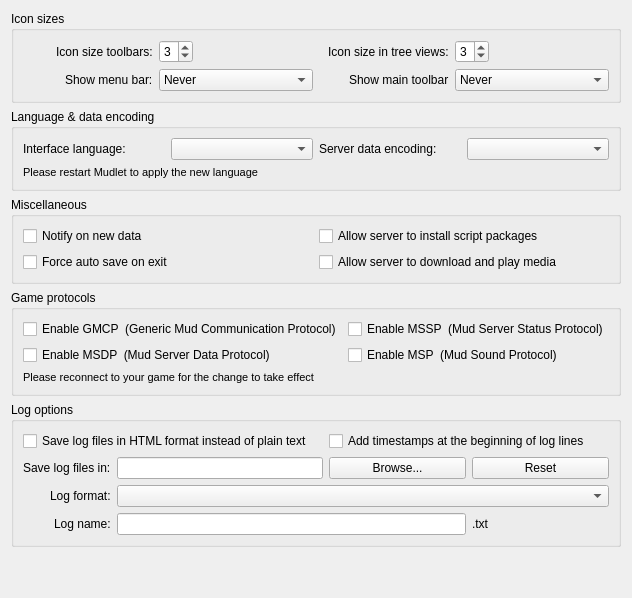
     <widget class="QWidget" name="tab_general">
      <property name="sizePolicy">
       <sizepolicy hsizetype="Expanding" vsizetype="Expanding">
        <horstretch>0</horstretch>
        <verstretch>0</verstretch>
       </sizepolicy>
      </property>
      <attribute name="title">
       <string>General</string>
      </attribute>
      <layout class="QVBoxLayout" name="vBoxLayout_tab_general">
       <item>
        <widget class="QGroupBox" name="groupBox_iconsAndToolbars">
         <property name="title">
          <string>Icon sizes</string>
         </property>
         <layout class="QGridLayout" name="gridLayout_groupBox_iconsAndToolbars">
          <item row="0" column="0" alignment="Qt::AlignRight">
           <widget class="QLabel" name="label_mainIconSize">
            <property name="text">
             <string>Icon size toolbars:</string>
            </property>
           </widget>
          </item>
          <item row="0" column="1" alignment="Qt::AlignLeft">
           <widget class="QSpinBox" name="MainIconSize">
            <property name="specialValueText">
             <string/>
            </property>
            <property name="minimum">
             <number>1</number>
            </property>
            <property name="maximum">
             <number>4</number>
            </property>
            <property name="value">
             <number>3</number>
            </property>
           </widget>
          </item>
          <item row="0" column="2" alignment="Qt::AlignRight">
           <widget class="QLabel" name="label_33">
            <property name="text">
             <string>Icon size in tree views:</string>
            </property>
           </widget>
          </item>
          <item row="0" column="3" alignment="Qt::AlignLeft">
           <widget class="QSpinBox" name="TEFolderIconSize">
            <property name="minimum">
             <number>1</number>
            </property>
            <property name="maximum">
             <number>4</number>
            </property>
            <property name="value">
             <number>3</number>
            </property>
           </widget>
          </item>
          <item row="1" column="0" alignment="Qt::AlignRight">
           <widget class="QLabel" name="label_menuBarVisiblity">
            <property name="text">
             <string>Show menu bar:</string>
            </property>
           </widget>
          </item>
          <item row="1" column="1" alignment="Qt::AlignLeft">
           <widget class="QComboBox" name="comboBox_menuBarVisibility">
            <property name="currentIndex">
             <number>0</number>
            </property>
            <item>
             <property name="text">
              <string>Never</string>
             </property>
            </item>
            <item>
             <property name="text">
              <string>Until a profile is loaded</string>
             </property>
            </item>
            <item>
             <property name="text">
              <string>Always</string>
             </property>
            </item>
           </widget>
          </item>
          <item row="1" column="2" alignment="Qt::AlignRight">
           <widget class="QLabel" name="label_toolBarVisibility">
            <property name="text">
             <string>Show main toolbar</string>
            </property>
           </widget>
          </item>
          <item row="1" column="3" alignment="Qt::AlignLeft">
           <widget class="QComboBox" name="comboBox_toolBarVisibility">
            <property name="currentIndex">
             <number>0</number>
            </property>
            <item>
             <property name="text">
              <string>Never</string>
             </property>
            </item>
            <item>
             <property name="text">
              <string>Until a profile is loaded</string>
             </property>
            </item>
            <item>
             <property name="text">
              <string>Always</string>
             </property>
            </item>
           </widget>
          </item>
         </layout>
        </widget>
       </item>
       <item>
        <widget class="QGroupBox" name="groupBox_encoding">
         <property name="title">
          <string>Language &amp;&amp; data encoding</string>
         </property>
         <layout class="QGridLayout" name="gridLayout_groupBox_encoding">
          <item row="0" column="0">
           <widget class="QLabel" name="label_guiLanguage">
            <property name="text">
             <string>Interface language:</string>
            </property>
           </widget>
          </item>
          <item row="0" column="1">
           <widget class="QComboBox" name="comboBox_guiLanguage">
            <property name="toolTip">
             <string>&lt;p&gt;Can you help translate Mudlet?&lt;/p&gt;&lt;p&gt;If so, please visit: &lt;b&gt;https://www.mudlet.org/translate&lt;/b&gt;.&lt;/p&gt;</string>
            </property>
           </widget>
          </item>
          <item row="0" column="2">
           <widget class="QLabel" name="label_encoding">
            <property name="text">
             <string>Server data encoding:</string>
            </property>
           </widget>
          </item>
          <item row="0" column="3">
           <widget class="QComboBox" name="comboBox_encoding">
            <property name="enabled">
             <bool>true</bool>
            </property>
            <property name="toolTip">
             <string>&lt;p&gt;If you are playing a non-English game and seeing � instead of text, or special letters like &lt;span style=&quot; font-weight:600;&quot;&gt;ñ&lt;/span&gt; aren't showing right - try changing the encoding to UTF-8 or to one suggested by your game.&lt;/p&gt;&lt;p&gt;For some encodings on some Operating Systems Mudlet itself has to provide the codec needed; if that is the case for this Mudlet then there will be a &lt;tt&gt;m &lt;/tt&gt; prefixed applied to those encoding names (so if they have errors the blame can be applied correctly!)&lt;/p&gt;</string>
            </property>
           </widget>
          </item>
          <item row="1" column="0" colspan="4">
           <widget class="QLabel" name="label_languageChangeWarning">
            <property name="font">
             <font>
              <pointsize>8</pointsize>
             </font>
            </property>
            <property name="text">
             <string>Please restart Mudlet to apply the new language</string>
            </property>
           </widget>
          </item>
         </layout>
        </widget>
       </item>
       <item>
        <widget class="QGroupBox" name="groupBox_miscellaneous">
         <property name="title">
          <string>Miscellaneous</string>
         </property>
         <layout class="QGridLayout" name="gridLayout_groupBox_miscellaneous">
          <item row="0" column="0">
           <widget class="QCheckBox" name="mAlertOnNewData">
            <property name="text">
             <string>Notify on new data</string>
            </property>
            <property name="toolTip">
             <string>&lt;p&gt;Show a toolbar notification if Mudlet is minimized and new data arrives.&lt;/p&gt;</string>
            </property>
           </widget>
          </item>
          <item row="0" column="1">
           <widget class="QCheckBox" name="acceptServerGUI">
            <property name="text">
             <string>Allow server to install script packages</string>
            </property>
           </widget>
          </item>
          <item row="1" column="0">
           <widget class="QCheckBox" name="mFORCE_SAVE_ON_EXIT">
            <property name="text">
             <string>Force auto save on exit</string>
            </property>
           </widget>
          </item>
          <item row="1" column="1">
           <widget class="QCheckBox" name="acceptServerMedia">
            <property name="text">
             <string>Allow server to download and play media</string>
            </property>
            <property name="toolTip">
             <string>&lt;p&gt;This also needs GMCP to be enabled in the next group below.&lt;/p&gt;</string>
            </property>
           </widget>
          </item>
         </layout>
        </widget>
       </item>
       <item>
        <widget class="QGroupBox" name="groupBox_protocols">
         <property name="title">
          <string>Game protocols</string>
         </property>
         <layout class="QGridLayout" name="gridLayout_groupBox_protocols">
          <item row="0" column="0">
           <widget class="QCheckBox" name="mEnableGMCP">
            <property name="toolTip">
             <string>&lt;p&gt;Enables GMCP - note that if you have MSDP enabled as well, some servers will prefer one over the other&lt;/p&gt;</string>
            </property>
            <property name="text">
             <string>Enable GMCP  (Generic Mud Communication Protocol)</string>
            </property>
           </widget>
          </item>
          <item row="0" column="1">
           <widget class="QCheckBox" name="mEnableMSSP">
            <property name="toolTip">
             <string>&lt;p&gt;Enables MSSP - provides Mud Server Status Protocol information upon connection for supported games&lt;/p&gt;</string>
            </property>
            <property name="text">
             <string>Enable MSSP  (Mud Server Status Protocol)</string>
            </property>
           </widget>
          </item>
          <item row="1" column="0">
           <widget class="QCheckBox" name="mEnableMSDP">
            <property name="toolTip">
             <string>&lt;p&gt;Enables MSDP - note that if you have GMCP enabled as well, some servers will prefer one over the other&lt;/p&gt;</string>
            </property>
            <property name="text">
             <string>Enable MSDP  (Mud Server Data Protocol)</string>
            </property>
           </widget>
          </item>
          <item row="1" column="1">
           <widget class="QCheckBox" name="mEnableMSP">
            <property name="toolTip">
             <string>&lt;p&gt;Enables MSP - provides Mud Sound Protocol messages during game play for supported games&lt;/p&gt;</string>
            </property>
            <property name="text">
             <string>Enable MSP  (Mud Sound Protocol)</string>
            </property>
           </widget>
          </item>
          <item row="2" column="0" colspan="2">
           <widget class="QLabel" name="need_reconnect_for_data_protocol">
            <property name="enabled">
             <bool>true</bool>
            </property>
            <property name="font">
             <font>
              <pointsize>8</pointsize>
             </font>
            </property>
            <property name="mouseTracking">
             <bool>false</bool>
            </property>
            <property name="text">
             <string>Please reconnect to your game for the change to take effect</string>
            </property>
            <property name="textFormat">
             <enum>Qt::AutoText</enum>
            </property>
            <property name="wordWrap">
             <bool>true</bool>
            </property>
           </widget>
          </item>
         </layout>
        </widget>
       </item>
       <item>
        <widget class="QGroupBox" name="groupBox_logOptions">
         <property name="title">
          <string>Log options</string>
         </property>
         <layout class="QGridLayout" name="gridLayout_groupBox_logOptions" columnstretch="1,3,2,2">
          <item row="0" column="0" colspan="2">
           <widget class="QCheckBox" name="mIsToLogInHtml">
            <property name="toolTip">
             <string>&lt;p&gt;When checked will cause the date-stamp named log file to be HTML (file extension '.html') which can convey color, font and other formatting information rather than a plain text (file extension '.txt') format.  If changed while logging is already in progress it is necessary to stop and restart logging for this setting to take effect in a new log file.&lt;/p&gt;</string>
            </property>
            <property name="text">
             <string>Save log files in HTML format instead of plain text</string>
            </property>
           </widget>
          </item>
          <item row="0" column="2" colspan="2">
           <widget class="QCheckBox" name="mIsLoggingTimestamps">
            <property name="text">
             <string>Add timestamps at the beginning of log lines</string>
            </property>
           </widget>
          </item>
          <item row="1" column="0" alignment="Qt::AlignRight">
           <widget class="QLabel" name="label_whereToLog">
            <property name="text">
             <string>Save log files in:</string>
            </property>
            <property name="buddy">
             <cstring>pushButton_whereToLog</cstring>
            </property>
           </widget>
          </item>
          <item row="1" column="1">
           <widget class="QLineEdit" name="lineEdit_logFileFolder">
            <property name="readOnly">
             <bool>true</bool>
            </property>
           </widget>
          </item>
          <item row="1" column="2">
           <widget class="QPushButton" name="pushButton_whereToLog">
            <property name="text">
             <string>Browse...</string>
            </property>
           </widget>
          </item>
          <item row="1" column="3">
           <widget class="QPushButton" name="pushButton_resetLogDir">
            <property name="text">
             <string>Reset</string>
            </property>
           </widget>
          </item>
          <item row="2" column="0" alignment="Qt::AlignRight">
           <widget class="QLabel" name="label_logFileNameFormat">
            <property name="text">
             <string>Log format:</string>
            </property>
            <property name="buddy">
             <cstring>comboBox_logFileNameFormat</cstring>
            </property>
           </widget>
          </item>
          <item row="2" column="1" colspan="3">
           <widget class="QComboBox" name="comboBox_logFileNameFormat"/>
          </item>
          <item row="3" column="0" alignment="Qt::AlignRight">
           <widget class="QLabel" name="label_logFileName">
            <property name="text">
             <string>Log name:</string>
            </property>
            <property name="buddy">
             <cstring>lineEdit_logFileName</cstring>
            </property>
           </widget>
          </item>
          <item row="3" column="1" colspan="2">
           <widget class="QLineEdit" name="lineEdit_logFileName">
            <property name="alignment">
             <set>Qt::AlignRight|Qt::AlignTrailing|Qt::AlignVCenter</set>
            </property>
           </widget>
          </item>
          <item row="3" column="3">
           <widget class="QLabel" name="label_logFileNameExtension">
            <property name="enabled">
             <bool>true</bool>
            </property>
            <property name="text">
             <string>.txt</string>
            </property>
            <property name="buddy">
             <cstring>lineEdit_logFileName</cstring>
            </property>
           </widget>
          </item>
         </layout>
        </widget>
       </item>
       <item>
        <spacer name="verticalSpacer_general">
         <property name="orientation">
          <enum>Qt::Vertical</enum>
         </property>
         <property name="sizeHint" stdset="0">
          <size>
           <width>20</width>
           <height>40</height>
          </size>
         </property>
        </spacer>
       </item>
      </layout>
     </widget>
